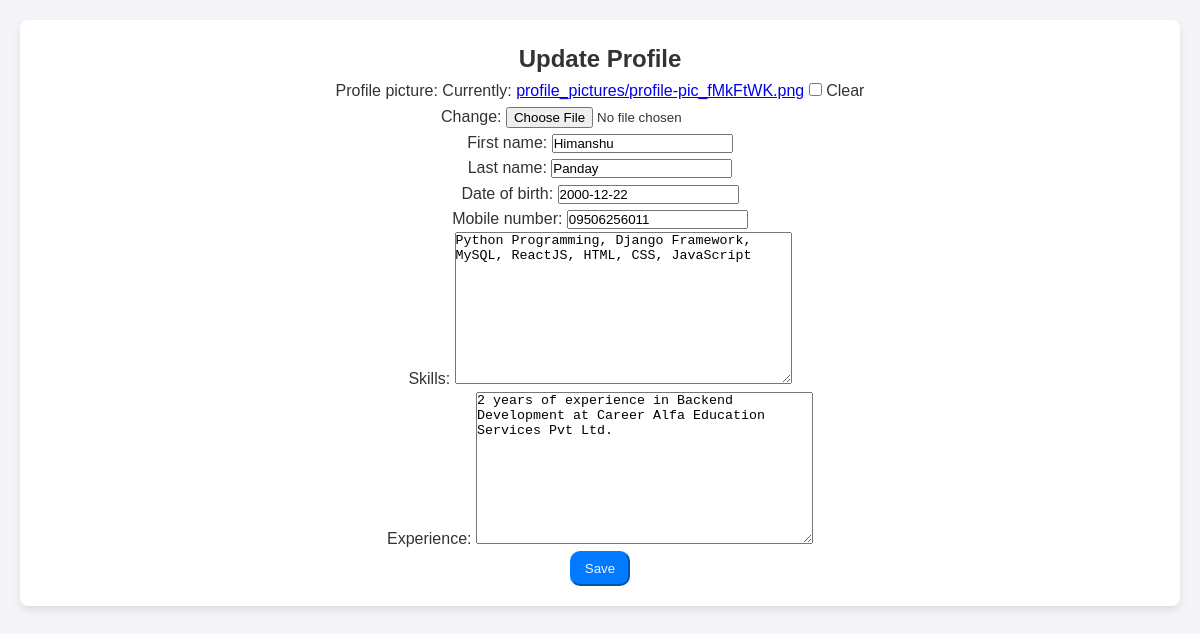
The page /profile/update/ (signed in) on the database its author committed.
### Pehchan/models.py (models this page shows, shortened)
class Profile(models.Model):
    user = models.OneToOneField(User, on_delete=models.CASCADE, primary_key=True)
    profile_picture = models.ImageField(upload_to='profile_pictures/', blank=True, null=True)
    first_name = models.CharField(max_length=50)
    last_name = models.CharField(max_length=50)
    date_of_birth = models.DateField()
    mobile_number = models.CharField(max_length=15)
    skills = models.TextField(max_length=200)
    experience = models.TextField(max_length=200)

### Pehchan/views.py (the view)
# urls.py: path("profile/update/", views.create_or_update_profile, name="profile_update"),
@login_required
def create_or_update_profile(request):
    try:
        profile = request.user.profile
    except Profile.DoesNotExist:
        profile = None
    if request.method == 'POST':
        form = ProfileForm(request.POST, request.FILES, instance=profile)
        if form.is_valid():
            profile = form.save()
            profile.user = request.user
            profile.save()
            return redirect('profile')  # Replace with the name of your profile view
    else:
        form = ProfileForm(instance=profile)
    return render(request, 'profile_form.html', {'form': form, 'profile': profile})

### Pehchan/forms.py
class ProfileForm(forms.ModelForm):
    class Meta:
        model = Profile
        fields = ['profile_picture', 'first_name', 'last_name', 'date_of_birth', 'mobile_number', 'skills', 'experience']

### Pehchan/templates/profile_form.html (shortened to what this page needs)
<!DOCTYPE html>
<html lang="en">
<head>
</head>
<body>
    <div class="container">
      <h2>Update Profile</h2>
      <form method="POST" enctype="multipart/form-data">
        {{ form.as_p }}
        <button type="submit">Save</button>
      </form>
    </div>
</body>
</html>

### Pehchan/templates/profile_form.html (style rules this page uses)
* { margin: 0; padding: 0; box-sizing: border-box; }
body { font-family: Arial, sans-serif; background-color: #f4f4f9; color: #333; line-height: 1.6; padding: 20px; text-align: center; }
button { border-radius: 10px; border-color: #007bff; height: 35px; width: 60px; color: #f4f4f9; background-color: #007bff; }
.container { max-width: 1200px; margin: 0 auto; padding: 20px; background: #fff; border-radius: 8px; box-shadow: 0 4px 8px rgba(0, 0, 0, 0.1); }

### rows shown on the page
Profile: first_name "Himanshu", last_name "Panday", date_of_birth "2000-12-22", mobile_number "09506256011", skills "Python Programming, Django Framework, MySQL, ReactJS, HTML, CSS, JavaScript", experience "2 years of experience in Backend Development at Career Alfa Education Services Pvt Ltd."
